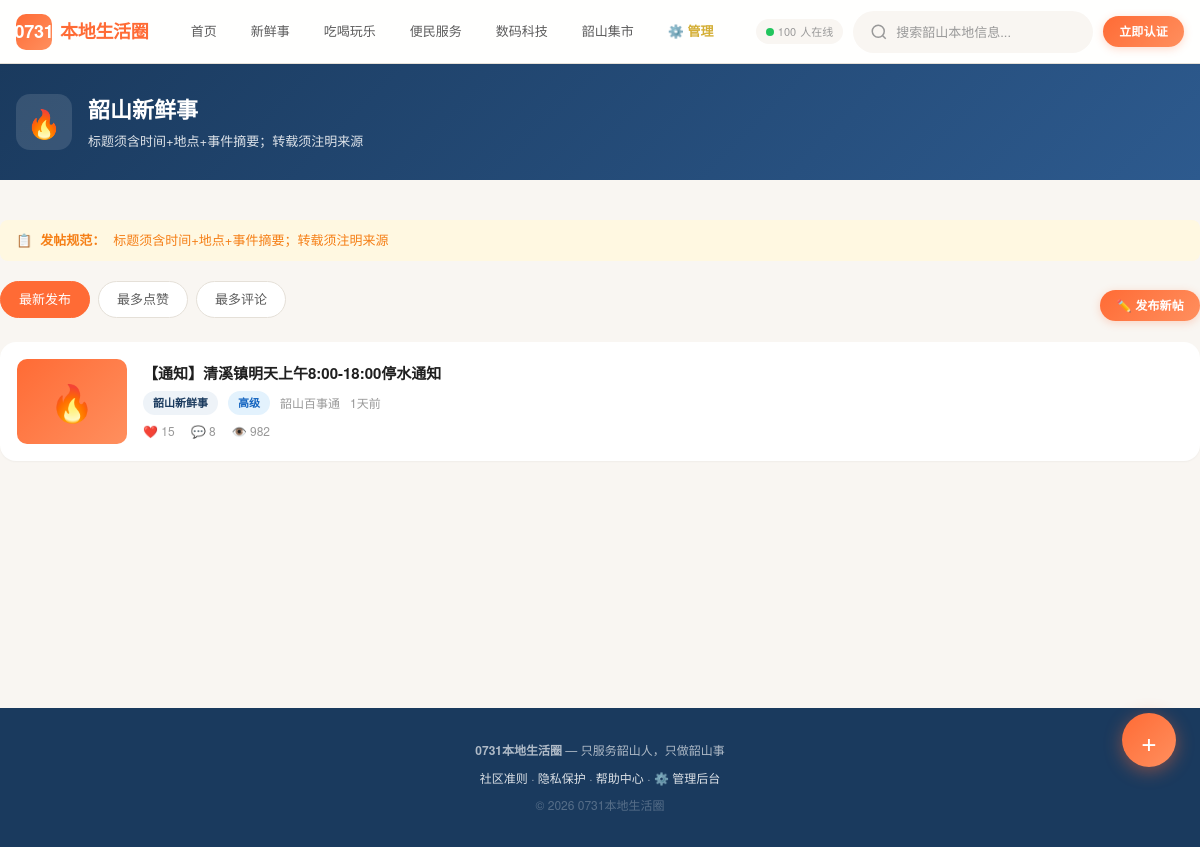
The page /section/xinxiangshi on the database its author committed.
### models.py (models this page shows)
class Post(Base):
    __tablename__ = "posts"
    id = Column(Integer, primary_key=True, autoincrement=True)
    user_id = Column(Integer, ForeignKey("users.id"), nullable=False)
    section = Column(String(20), nullable=False, index=True)
    title = Column(String(200), nullable=False)
    content = Column(Text, nullable=False)
    images = Column(Text, nullable=True)  # JSON数组，图片路径列表
    price_info = Column(String(100), nullable=True)
    contact_info = Column(String(100), nullable=True)
    status = Column(Enum(PostStatus), default=PostStatus.published)
    views = Column(Integer, default=0)
    likes_count = Column(Integer, default=0)
    comments_count = Column(Integer, default=0)
    is_pinned = Column(Boolean, default=False)
    pinned_at = Column(DateTime, nullable=True)  # 置顶开始时间
    pinned_expires_at = Column(DateTime, nullable=True)  # 置顶到期时间
    is_hot = Column(Boolean, default=False)  # 火热标签
    is_essential = Column(Boolean, default=False)  # 加精标签
    created_at = Column(DateTime, default=datetime.now, index=True)
    updated_at = Column(DateTime, default=datetime.now, onupdate=datetime.now)
    author = relationship("User", back_populates="posts")
    comments = relationship("Comment", back_populates="post", lazy="select",
                           order_by="Comment.created_at.desc()", cascade="all, delete-orphan")
    likes = relationship("Like", back_populates="post", lazy="select", cascade="all, delete-orphan")

class User(Base):
    __tablename__ = "users"
    id = Column(Integer, primary_key=True, autoincrement=True)
    phone = Column(String(11), unique=True, nullable=False, index=True)
    id_number_hash = Column(String(64), unique=True, nullable=False)  # SHA256哈希
    face_hash = Column(String(64), unique=True, nullable=True)
    nickname = Column(String(50), nullable=False, default="韶山新邻居")
    avatar_bg = Column(String(20), nullable=True)  # 头像emoji
    auth_level = Column(Enum(AuthLevel), default=AuthLevel.basic, nullable=False)
    score = Column(Integer, default=0)  # 信誉积分
    forum_coins = Column(Integer, default=0)  # 论坛币
    last_check_in_date = Column(String(10), nullable=True)  # 上次签到日期 YYYY-MM-DD
    created_at = Column(DateTime, default=datetime.now)
    updated_at = Column(DateTime, default=datetime.now, onupdate=datetime.now)
    is_active = Column(Boolean, default=True)
    is_frozen = Column(Boolean, default=False)
    is_super_admin = Column(Boolean, default=False)
    posts = relationship("Post", back_populates="author", lazy="select")
    comments = relationship("Comment", back_populates="author", lazy="select")
    likes = relationship("Like", back_populates="user", lazy="select")
    auth_documents = relationship("AuthDocument", back_populates="user", lazy="select")

### main.py (the view)
@app.get("/section/{section_id}", response_class=HTMLResponse)
def page_section(request: Request, section_id: str,
                 sort: str = Query("latest"),
                 db: Session = Depends(get_db)):
    if section_id not in SECTION_NAMES:
        raise HTTPException(404, "板块不存在")
    query = db.query(Post).filter(Post.section == section_id, Post.status == PostStatus.published)
    if sort == "hot":
        query = query.order_by(Post.likes_count.desc())
    elif sort == "comments":
        query = query.order_by(Post.comments_count.desc())
    else:
        query = query.order_by(Post.created_at.desc())
    posts = query.limit(20).all()
    return templates.TemplateResponse("section.html", template_context(request,
        section_id=section_id,
        section_name=SECTION_NAMES[section_id],
        section_icon=SECTION_ICONS[section_id],
        section_rule=SECTION_RULES.get(section_id, ""),
        posts=posts, sort=sort,
    ))

### templates/section.html (shortened to what this page needs)
{% extends "base.html" %}
{% block content %}
<section class="section-page-hero">
  <div class="section-page-inner">
    <div class="section-page-icon">{{ section_icon }}</div>
    <div class="section-page-text">
      <h2>{{ section_name }}</h2>
      <p>{{ SECTION_RULES.get(section_id, '') }}</p>
    </div>
  </div>
</section>
<div class="container page-main">
  {% if section_rule %}
  <div class="section-rule-bar">
    <span>📋</span> <strong>发帖规范：</strong>{{ section_rule }}
  </div>
  {% endif %}
  <div style="display:flex;align-items:center;justify-content:space-between;flex-wrap:wrap;gap:8px;margin-bottom:8px;">
    <div class="filter-bar">
      <a href="?sort=latest" class="filter-btn {% if sort=='latest' %}active{% endif %}">最新发布</a>
      <a href="?sort=hot" class="filter-btn {% if sort=='hot' %}active{% endif %}">最多点赞</a>
      <a href="?sort=comments" class="filter-btn {% if sort=='comments' %}active{% endif %}">最多评论</a>
    </div>
    <a href="/create?section={{ section_id }}" class="btn btn-primary btn-sm">✏️ 发布新帖</a>
  </div>
  {% if posts %}
  <div class="post-list">
    {% for p in posts %}
    <a href="/post/{{ p.id }}" class="post-card">
      <div class="post-card-thumb">
        <div class="thumb-bg" style="background:linear-gradient(135deg,var(--c-orange),var(--c-orange-light));">{{ section_icon }}</div>
      </div>
      <div class="post-card-content">
        <div class="post-card-title">{{ p.title }}</div>
        <div class="post-card-meta">
          <span class="badge badge-section">{{ section_name }}</span>
          {% if p.author %}
          <span class="badge badge-auth-{{ p.author.auth_level.value }}">{{ {'basic':'基础','standard':'标准','advanced':'高级','business':'商家'}[p.author.auth_level.value] }}</span>
          <span>{{ p.author.nickname }}</span>
          {% endif %}
          <span>{{ format_time(p.created_at) }}</span>
        </div>
        <div class="post-card-stats">
          <span>❤️ {{ p.likes_count }}</span><span>💬 {{ p.comments_count }}</span><span>👁️ {{ p.views }}</span>
        </div>
      </div>
    </a>
    {% endfor %}
  </div>
  {% endif %}
</div>
<a href="/create?section={{ section_id }}" class="fab" title="发帖">+</a>
{% endblock %}

### static/css/style.css (style rules this page uses)
:root { --c-orange: #FF6B35; --c-orange-light: #FF8F5E; --c-orange-dark: #E85A2B; --c-orange-bg: #FFF5F0; --c-blue: #1A3A5E; --c-blue-light: #2D5A8E; --c-blue-bg: #EEF3F8; --c-gold: #D4AF37; --c-gold-light: #F0D060; --c-gold-bg: #FFFEF5; --c-bg: #F9F6F2; --c-white: #FFFFFF; --c-card: #FFFFFF; --c-border: #E5E0D8; --c-divider: #F0EBE3; --c-text: #1F1F1F; --c-text-2: #5C5C5C; --c-text-3: #999999; --c-green: #22C55E; --c-red: #EF4444; --c-yellow: #F59E0B; --shadow-xs: 0 1px 2px rgba(0,0,0,.04); --shadow-sm: 0 2px 8px rgba(0,0,0,.06); --shadow-md: 0 4px 16px rgba(0,0,0,.08); --shadow-lg: 0 8px 32px rgba(0,0,0,.10); --shadow-xl: 0 16px 48px rgba(0,0,0,.12); --shadow-card-hover: 0 8px 30px rgba(26,58,94,.12); --radius-xs: 4px; --radius-sm: 8px; --radius-md: 12px; --radius-lg: 16px; --radius-xl: 24px; --radius-full: 9999px; --space-xs: 4px; --space-sm: 8px; --space-md: 16px; --space-lg: 24px; --space-xl: 32px; --space-2xl: 48px; --font: "PingFang SC","Microsoft YaHei","Helvetica Neue",sans-serif; --fz-xs:12px; --fz-sm:13px; --fz-base:15px; --fz-md:17px; --fz-lg:20px; --fz-xl:24px; --fz-2xl:30px; --fz-hero:38px; --ease: cubic-bezier(.4,0,.2,1); --ease-spring: cubic-bezier(.34,1.56,.64,1); --max-w: 1200px; --h-header: 64px; --h-bottom-nav: 60px; }
*,*::before,*::after { box-sizing:border-box;margin:0;padding:0 }
html { font-size:16px;-webkit-text-size-adjust:100%;scroll-behavior:smooth }
body { font-family:var(--font);color:var(--c-text);background:var(--c-bg); line-height:1.6;min-height:100vh;-webkit-font-smoothing:antialiased; }
a { color:var(--c-orange);text-decoration:none;transition:color .2s var(--ease) }
.container { width:100%;max-width:var(--max-w);margin:0 auto;padding:0 var(--space-md) }
.page-main { padding:var(--space-lg) 0;min-height:60vh }
.btn { display:inline-flex;align-items:center;justify-content:center;gap:6px; padding:9px 22px;border-radius:var(--radius-full);font-weight:600; font-size:var(--fz-sm);transition:all .2s var(--ease);white-space:nowrap; letter-spacing:.2px; }
.btn-primary { background:linear-gradient(135deg,var(--c-orange),var(--c-orange-light)); color:#fff;box-shadow:0 2px 8px rgba(255,107,53,.25); }
.btn-sm { padding:6px 16px;font-size:var(--fz-xs) }
.badge { display:inline-flex;align-items:center;gap:3px;padding:3px 10px; border-radius:var(--radius-full);font-size:11px;font-weight:600; }
.badge-auth-advanced { background:#E3F2FD;color:#1565C0 }
.badge-section { background:var(--c-blue-bg);color:var(--c-blue) }
.post-list { display:flex;flex-direction:column;gap:12px }
.post-card { display:flex;gap:var(--space-md);padding:var(--space-md); background:var(--c-white);border-radius:var(--radius-lg); box-shadow:var(--shadow-xs);transition:all .25s var(--ease); cursor:pointer;border:1px solid transparent; }
.post-card-thumb { width:110px;height:85px;border-radius:10px;flex-shrink:0; overflow:hidden;position:relative; }
.post-card-thumb .thumb-bg { width:100%;height:100%;display:flex;align-items:center; justify-content:center;font-size:36px;color:#fff; }
.post-card-content { flex:1;min-width:0;display:flex;flex-direction:column;justify-content:center }
.post-card-title { font-size:var(--fz-base);font-weight:650;color:var(--c-text); margin-bottom:6px;display:-webkit-box;-webkit-line-clamp:2; -webkit-box-orient:vertical;overflow:hidden;line-height:1.5; }
.post-card-meta { display:flex;align-items:center;gap:10px;font-size:var(--fz-xs); color:var(--c-text-3);flex-wrap:wrap; }
.post-card-stats { display:flex;gap:16px;font-size:var(--fz-xs);color:var(--c-text-3);margin-top:6px }
.filter-bar { display:flex;align-items:center;gap:8px;padding:4px 0 var(--space-md); flex-wrap:wrap; }
.filter-btn { padding:7px 18px;border-radius:var(--radius-full); background:var(--c-white);color:var(--c-text-2);font-size:var(--fz-sm); border:1px solid var(--c-border);transition:all .2s var(--ease); text-decoration:none; }
.filter-btn:hover,.filter-btn.active { background:var(--c-orange);color:#fff;border-color:var(--c-orange); }
.fab { position:fixed;bottom:80px;right:24px;width:54px;height:54px; background:linear-gradient(135deg,var(--c-orange),var(--c-orange-light)); color:#fff;border-radius:50%;display:flex;align-items:center; justify-content:center;font-size:28px;box-shadow:0 4px 18px rgba(255,107,53,.45); z-index:50;transition:all .25s var(--ease-spring); }

### rows shown on the page
Post: section_icon "🔥", title "【通知】清溪镇明天上午8:00-18:00停水通知", section_name "韶山新鲜事", author.nickname "韶山百事通", created_at "1天前", likes_count "15", comments_count "8", views "982"
User: auth_level "高级"

### other values the page prints
{{ section_icon }} "🔥"
{{ section_name }} "韶山新鲜事"
{{ SECTION_RULES.get(section_id, '') }} "标题须含时间+地点+事件摘要；转载须注明来源"
{{ section_rule }} "标题须含时间+地点+事件摘要；转载须注明来源"
